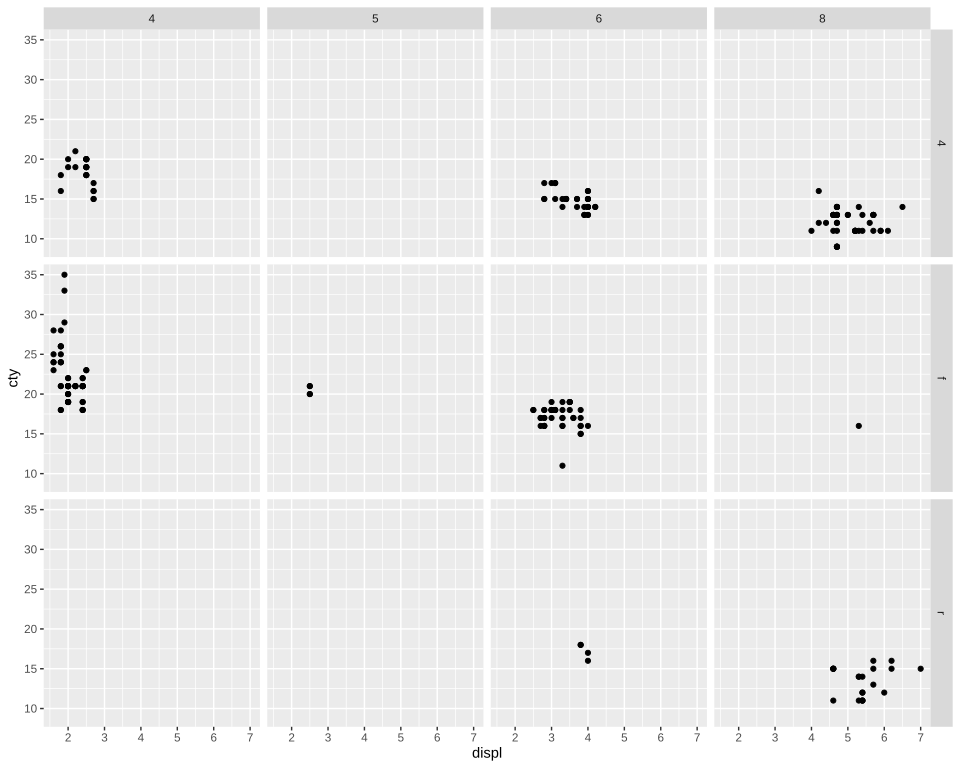

Source code (R):
# The plot test/golden/facet_grid.svg draws, drawn by ggplot2 itself, as ggplot2's own visual
# tests draw their snapshots: the independent check on that golden whenever it changes. The suite
# never runs this; it needs R, ggplot2 and vdiffr, saved as the Docker image giggly-r:ggplot2-4.0.3.
# From the repository's root:
#
#   docker run --rm -v "$PWD/test/golden":/golden:ro giggly-r:ggplot2-4.0.3 \
#     Rscript /golden/facet_grid.R > facet_grid.ggplot2.svg
#
# and compare the two drawings element by element, as test/golden/point.R describes.
#
# mpg's city mileage against engine size in a grid, a row of panels per drive train and a column
# per number of cylinders: every drive train crossed with every count, so the three pairs no car
# has are panels drawn empty; the cylinders' strips above the first row, the drive trains' right
# of the last column, turned; axes only below the last row and left of the first column.
#
# First checked with ggplot2 4.0.3 and vdiffr 1.0.9: every element matches, in order, and every
# clip path matches.

library(ggplot2)

plot <- ggplot(mpg, aes(displ, cty)) +
  geom_point() +
  facet_grid(vars(drv), vars(cyl)) +
  theme_gray()

file <- tempfile(fileext = ".svg")
vdiffr::write_svg(plot, file)
cat(readLines(file), sep = "\n")
